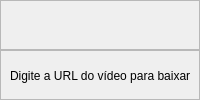
                <widget class="QWidget" name="tab_2">
                 <attribute name="title">
                  <string>Audio</string>
                 </attribute>
                 <layout class="QVBoxLayout" name="verticalLayout_7">
                  <property name="spacing">
                   <number>0</number>
                  </property>
                  <property name="leftMargin">
                   <number>0</number>
                  </property>
                  <property name="topMargin">
                   <number>0</number>
                  </property>
                  <property name="rightMargin">
                   <number>0</number>
                  </property>
                  <property name="bottomMargin">
                   <number>0</number>
                  </property>
                  <item>
                   <widget class="QFrame" name="frame_13">
                    <property name="frameShape">
                     <enum>QFrame::StyledPanel</enum>
                    </property>
                    <property name="frameShadow">
                     <enum>QFrame::Raised</enum>
                    </property>
                    <layout class="QHBoxLayout" name="horizontalLayout_10">
                     <item>
                      <widget class="QLabel" name="textimage_label_audio">
                       <property name="text">
                        <string/>
                       </property>
                       <property name="wordWrap">
                        <bool>true</bool>
                       </property>
                      </widget>
                     </item>
                     <item>
                      <widget class="QLabel" name="imagem_label_audio">
                       <property name="text">
                        <string/>
                       </property>
                       <property name="wordWrap">
                        <bool>true</bool>
                       </property>
                      </widget>
                     </item>
                    </layout>
                   </widget>
                  </item>
                  <item>
                   <widget class="QFrame" name="frame_12">
                    <property name="frameShape">
                     <enum>QFrame::StyledPanel</enum>
                    </property>
                    <property name="frameShadow">
                     <enum>QFrame::Raised</enum>
                    </property>
                    <widget class="QLabel" name="info_label_audio">
                     <property name="geometry">
                      <rect>
                       <x>10</x>
                       <y>68</y>
                       <width>401</width>
                       <height>111</height>
                      </rect>
                     </property>
                     <property name="text">
                      <string>Info</string>
                     </property>
                    </widget>
                    <widget class="QWidget" name="layoutWidget_4">
                     <property name="geometry">
                      <rect>
                       <x>10</x>
                       <y>10</y>
                       <width>651</width>
                       <height>71</height>
                      </rect>
                     </property>
                     <layout class="QGridLayout" name="gridLayout_4">
                      <item row="0" column="3">
                       <widget class="QPushButton" name="checkButton_audio">
                        <property name="minimumSize">
                         <size>
                          <width>0</width>
                          <height>30</height>
                         </size>
                        </property>
                        <property name="text">
                         <string>Checar</string>
                        </property>
                       </widget>
                      </item>
                      <item row="1" column="3">
                       <widget class="QPushButton" name="downloadButton_audio">
                        <property name="minimumSize">
                         <size>
                          <width>0</width>
                          <height>30</height>
                         </size>
                        </property>
                        <property name="text">
                         <string>Download</string>
                        </property>
                       </widget>
                      </item>
                      <item row="1" column="2">
                       <widget class="QComboBox" name="optionsBox_audio">
                        <property name="styleSheet">
                         <string notr="true">background-color: white; /* Define a cor de fundo da ComboBox */
    color: black; /* Define a cor do texto dentro da ComboBox */
    selection-background-color: black; /* Define a cor de fundo do item selecionado na ComboBox */
	selection-color:white;</string>
                        </property>
                        <item>
                         <property name="text">
                          <string/>
                         </property>
                        </item>
                        <item>
                         <property name="text">
                          <string>48kbps</string>
                         </property>
                        </item>
                        <item>
                         <property name="text">
                          <string>128kbps</string>
                         </property>
                        </item>
                       </widget>
                      </item>
                      <item row="1" column="0" colspan="2">
                       <widget class="QLabel" name="label_11">
                        <property name="minimumSize">
                         <size>
                          <width>300</width>
                          <height>0</height>
                         </size>
                        </property>
                        <property name="text">
                         <string>Escolha a qualidade do audio para baixar em formato .mp3</string>
                        </property>
                        <property name="wordWrap">
                         <bool>true</bool>
                        </property>
                       </widget>
                      </item>
                      <item row="0" column="0">
                       <widget class="QLabel" name="label_12">
                        <property name="minimumSize">
                         <size>
                          <width>200</width>
                          <height>0</height>
                         </size>
                        </property>
                        <property name="text">
                         <string>Digite a URL do vídeo para baixar</string>
                        </property>
                        <property name="wordWrap">
                         <bool>true</bool>
                        </property>
                       </widget>
                      </item>
                      <item row="0" column="1" colspan="2">
                       <widget class="QLineEdit" name="urltext_imput_audio">
                        <property name="placeholderText">
                         <string>www.youtube.com</string>
                        </property>
                       </widget>
                      </item>
                     </layout>
                    </widget>
                   </widget>
                  </item>
                 </layout>
                </widget>
